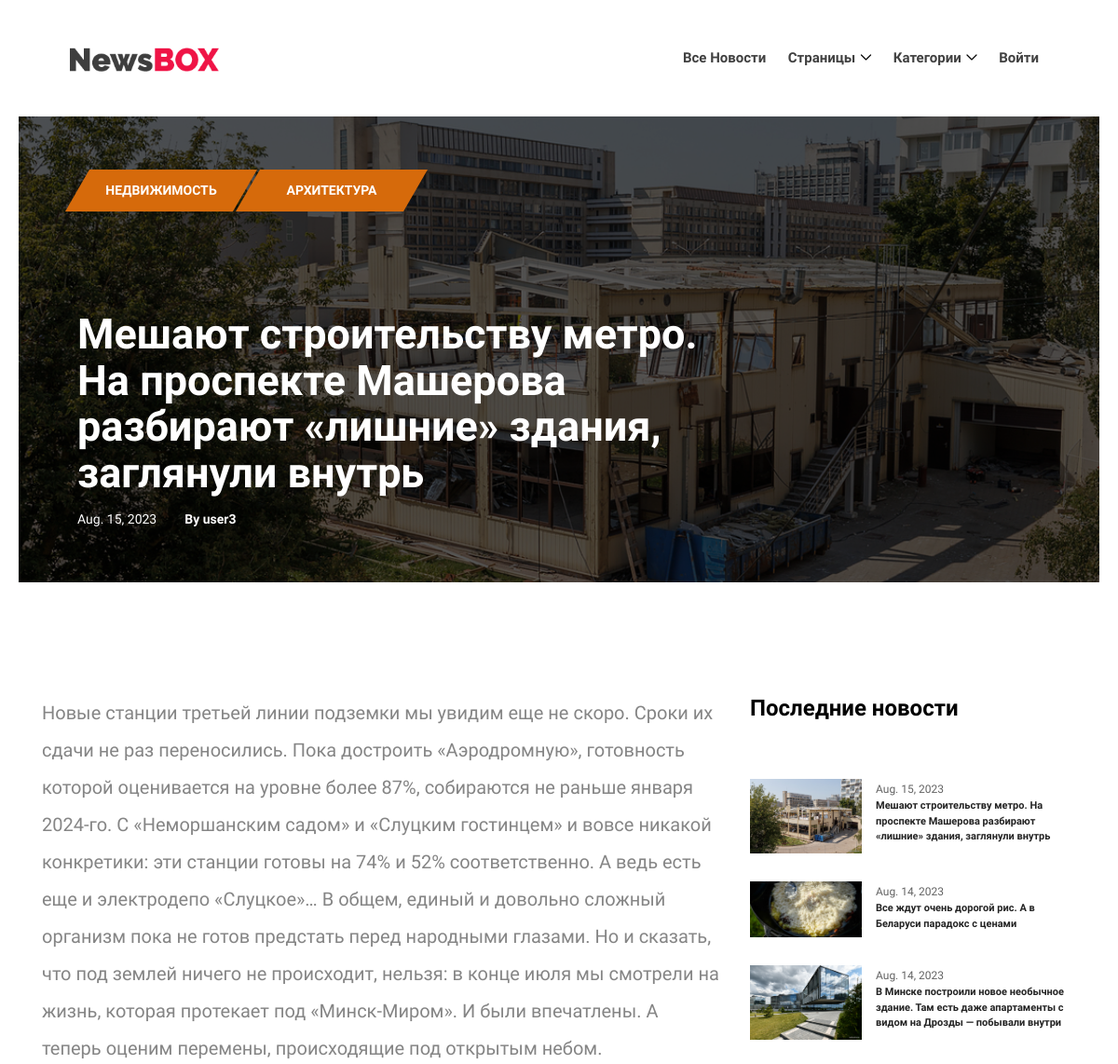
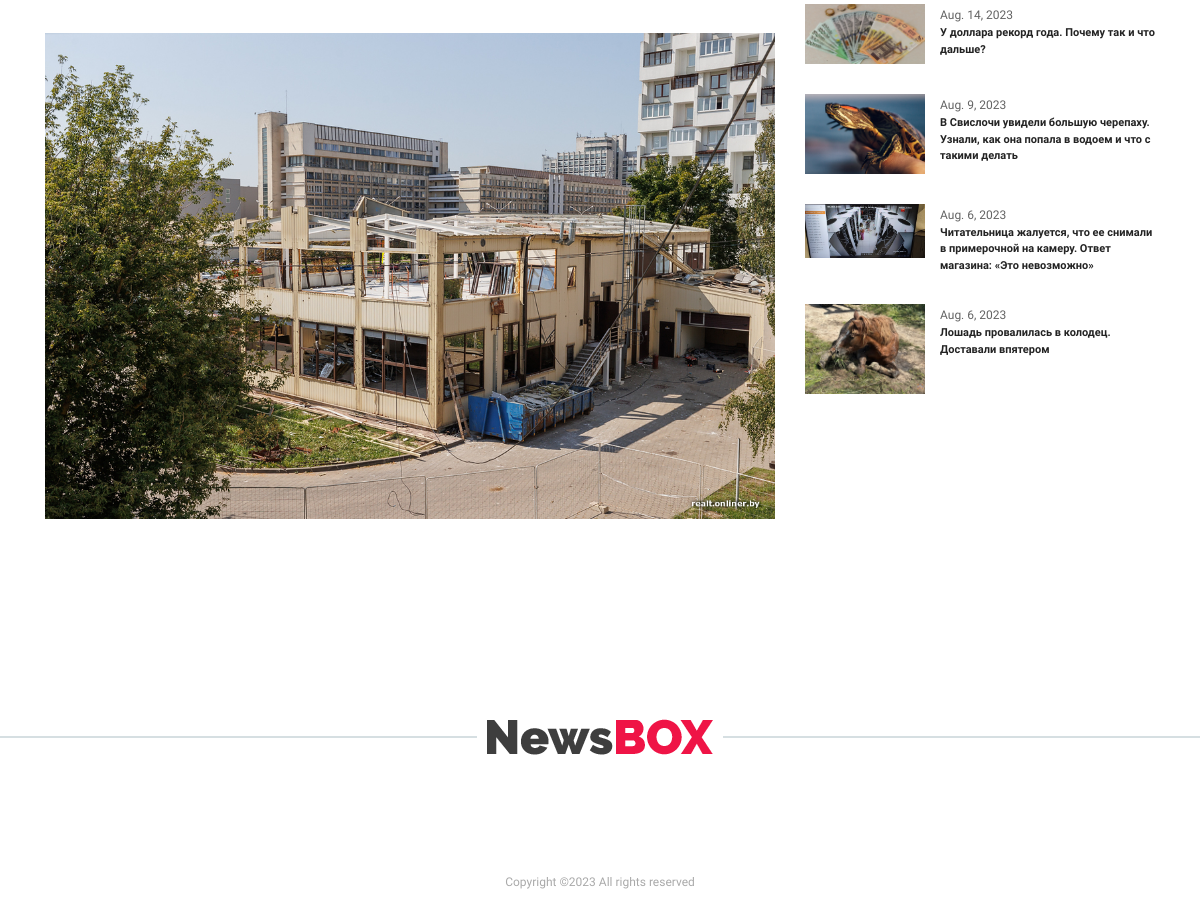
Before: /news/28 with the older database file (2 pictures, top to bottom).
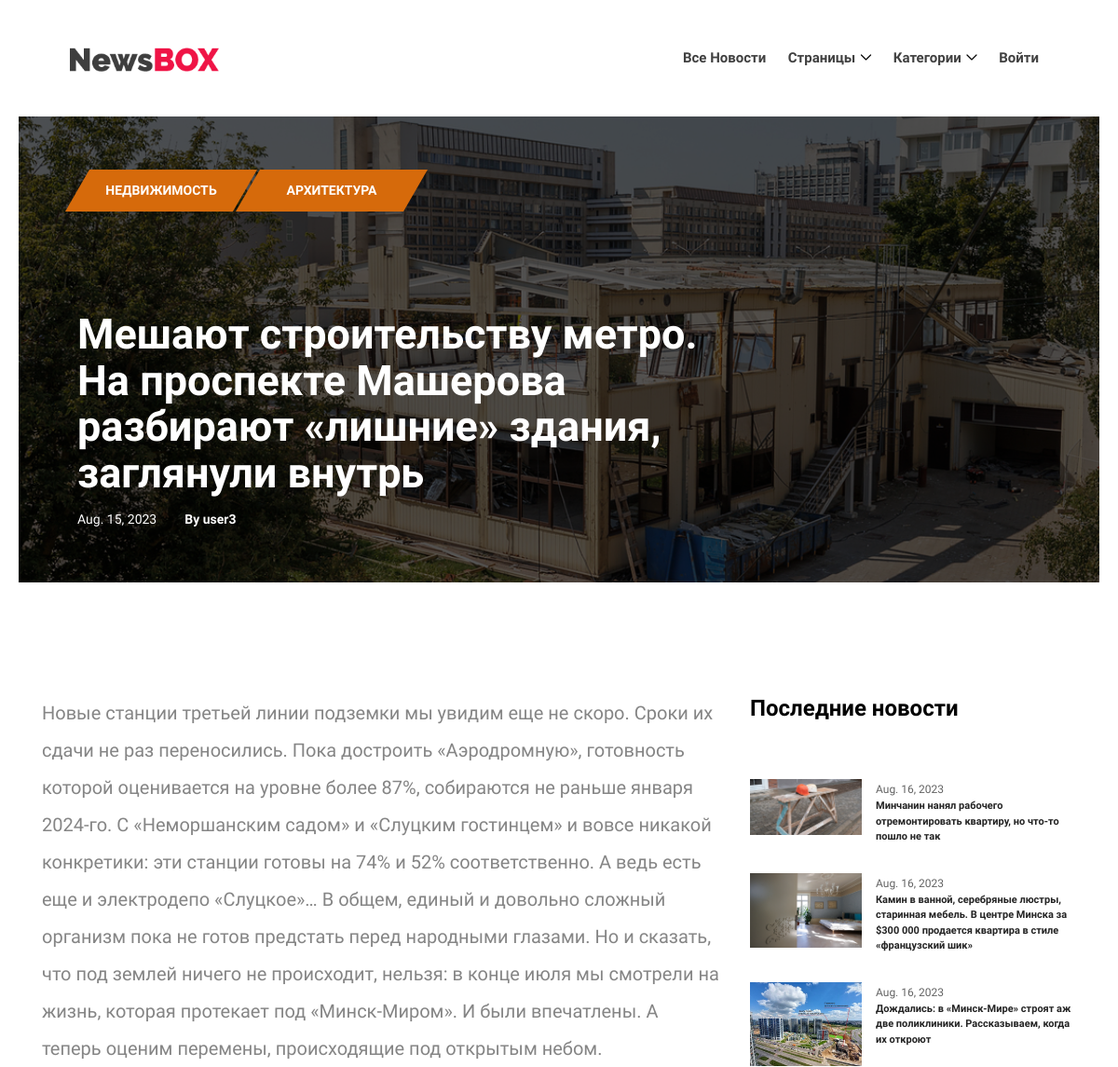
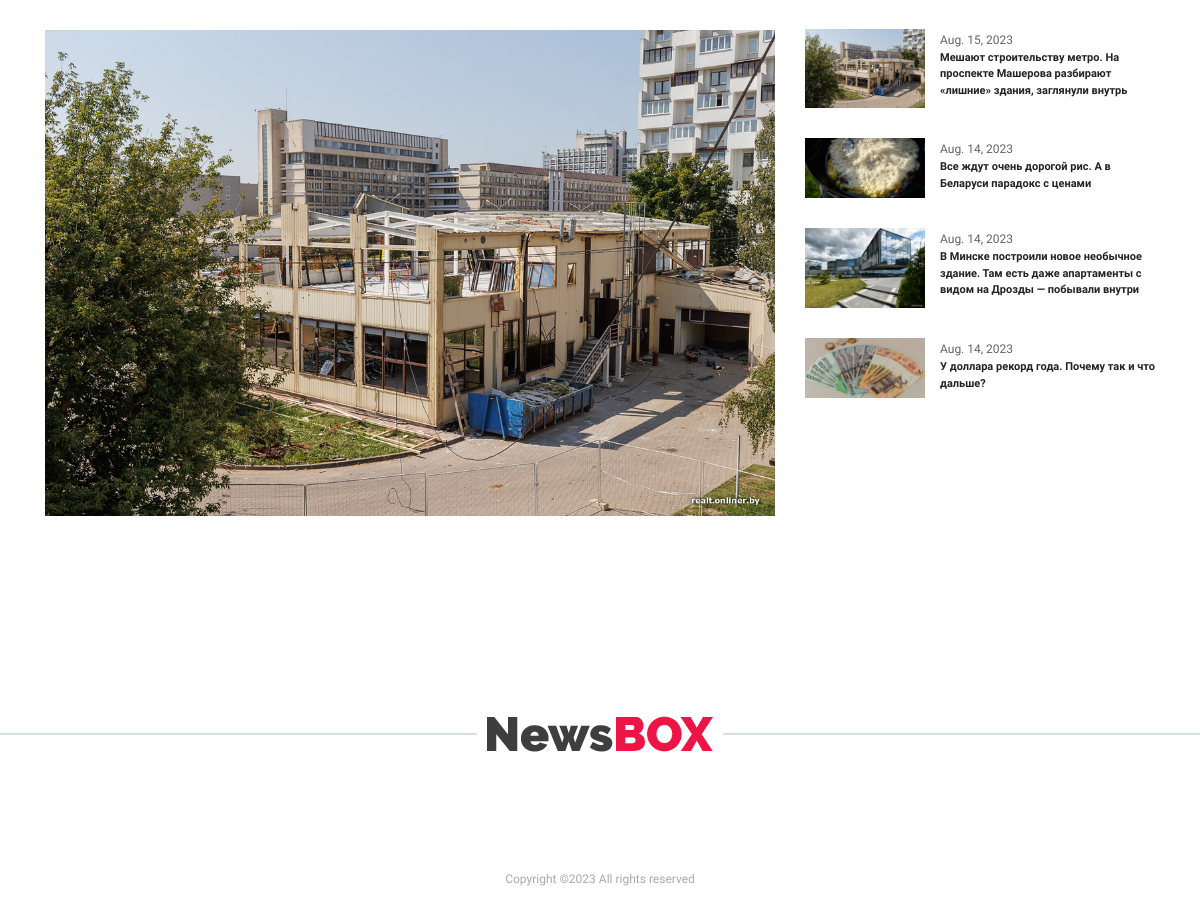
After: the same page with the newer database file (2 pictures, top to bottom).
### app/models.py (models this page shows, shortened)
class PostCategory(models.Model):
    post_id = models.ForeignKey(Post, on_delete=models.CASCADE, related_name='post')
    category_id = models.ForeignKey(Category, on_delete=models.CASCADE, related_name='category')

class Category(models.Model):
    name = models.CharField(max_length=64, unique=True, help_text='category name')
    subscriber_c = models.ManyToManyField(User, through='Subscriber', blank=True)
    def __str__(self):
        return self.name

class Post(models.Model):
    author = models.ForeignKey(Author, on_delete=models.CASCADE)
    datetime = models.DateTimeField(auto_now_add=True)
    category = models.ManyToManyField(Category, through='PostCategory', related_name='posts')
    title = models.CharField(max_length=128)
    text = models.TextField()
    rating = models.IntegerField(default=0)
    is_new = models.BooleanField(default=True)
    picture = models.FileField(upload_to='uploads/', blank=True, verbose_name='Загрузить картинку для новости', default='uploads/default.jpg')
    def get_absolute_url(self):
        return reverse('new_detail', args=[str(self.id)])

class Author(models.Model):
    user = models.OneToOneField(User, on_delete=models.CASCADE)
    rating = models.IntegerField(default=0)
    avatar = models.FileField(upload_to='uploads/', blank=True, verbose_name='Загрузить аватарку', default='uploads/ava_default.png')
    def __str__(self):
        return self.user.username

### app/views.py (the view)
# urls.py: path('<int:pk>', PostDetail.as_view(), name='new_detail'),
class PostDetail(DetailView):
    model = Post
    template_name = 'single_new.html'
    context_object_name = 'single_post'
    def get_context_data(self, **kwargs):
        context = super().get_context_data(**kwargs)
        context['new_categories'] = list(PostCategory.objects.filter(post_id_id=context['single_post'].id))
        context['last_news'] = list(Post.objects.order_by('-datetime')[:7])
        context['new_comments'] = list(Comment.objects.order_by('-datetime').filter(post=context['single_post']))
        self.object = self.get_object()
        context['post_author_user'] = self.object.author.user
        return context

### app/context_processors.py (called while the page is built)
def navigate_context(request):
    test = 'Оставь здесь свой отклик'
    context = {
        'vartest': test,
        'current_user': request.user,
        'categories': Category.objects.all(),
    }
    return context

### templates/single_new.html (shortened to what this page needs)
{% extends 'index.html' %}
{% block content %}
    {% if single_post.picture %}
        <div class="post-details-title-area bg-overlay clearfix" style="background-image: url({{ single_post.picture.url }})">
    {% else %}
        <div class="post-details-title-area bg-overlay clearfix" style="background-image: url(/media/uploads/default.jpg)">
    {% endif %}
        <div class="container-fluid h-100">
            <div class="row h-100 align-items-center">
                <div class="col-12 col-lg-8">
                    <div class="post-content">
                        {% if new_categories %}
                            {% for c in new_categories %}
                                <a href="http://127.0.0.1:8000/news/?category={{ c.category_id_id }}"><p class="tag"><span>{{ c.category_id }}</span></p></a>
                            {% endfor %}
                        {% endif %}
                        <p class="post-title" style="font-size: 45px">{{ single_post.title }}</p>
                        <div class="d-flex align-items-center">
                            <span class="post-date mr-30">{{ single_post.datetime.date }}</span>
                            <a href="#"><span class="post-date">By {{ single_post.author }}</span></a>
                        </div>
                    </div>
                </div>
            </div>
        </div>
    </div>
    <section class="post-news-area section-padding-100-0 mb-70">
        <div class="container">
            <div class="row justify-content-center">
                <div class="col-12 col-lg-8">
                    <div class="post-details-content mb-100">
                        <p style="font-size: 20px; text-align: left">{{ single_post.text }}</p>
                        {% if single_post.picture %}
                            <img class="mb-30" src="{{ single_post.picture.url }}" alt="картинка новости">
                        {% else %}
                            <img class="mb-30" src="../media/uploads/default.jpg" alt="картинка новости">
                        {% endif %}
                    </div>
                </div>
                <div class="col-12 col-sm-9 col-md-6 col-lg-4">
                    <div class="sidebar-area">
                        {% if last_news %}
                            <div class="single-widget-area news-widget mb-30">
                                <h4>Последние новости</h4>
                                {% for ln in last_news %}
                                    <div class="single-blog-post d-flex style-4 mb-30">
                                        <div class="blog-thumbnail">
                                            {% if ln.picture %}
                                                <a href="{{ ln.get_absolute_url }}"><img src="{{ ln.picture.url }}" alt=""></a>
                                            {% endif %}
                                        </div>
                                        <div class="blog-content">
                                            <span class="post-date">{{ ln.datetime.date }}</span>
                                            <a href="{{ ln.get_absolute_url }}" class="post-title" style="font-size: 11px">{{ ln.title }}</a>
                                        </div>
                                    </div>
                                {% endfor %}
                            </div>
                        {% endif %}
                    </div>
                </div>
            </div>
        </div>
    </section>
{% endblock content %}

Changed rows visible on the page:
no longer on this page (row edited): Post: picture (picture), datetime "Aug. 9, 2023", title "В Свислочи увидели большую черепаху. Узнали, как она попала в водоем и что с такими делать"
no longer on this page (row edited): Post: picture (picture), datetime "Aug. 6, 2023", title "Читательница жалуется, что ее снимали в примерочной на камеру. Ответ магазина: «Это невозможно»"
no longer on this page (row edited): Post: picture (picture), datetime "Aug. 6, 2023", title "Лошадь провалилась в колодец. Доставали впятером"
added Post: picture (picture), datetime "Aug. 16, 2023", title "Минчанин нанял рабочего отремонтировать квартиру, но что-то пошло не так"
added Post: picture (picture), datetime "Aug. 16, 2023", title "Камин в ванной, серебряные люстры, старинная мебель. В центре Минска за $300 000 продается квартира в стиле «французский шик»"
added Post: picture (picture), datetime "Aug. 16, 2023", title "Дождались: в «Минск-Мире» строят аж две поликлиники. Рассказываем, когда их откроют"
